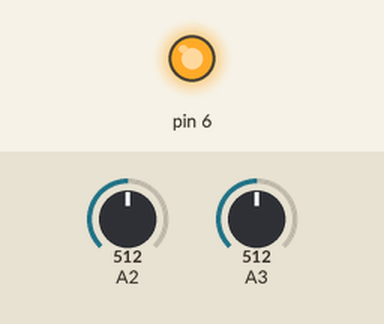
Bench run of a sketch on a simulated Arduino Uno, built with avr-gcc and run on an emulated ATmega328P. Parts: output pins drawn as LEDs (lit = HIGH). The test bench sets the inputs (shaded band); at power-on: A3 = 512, A2 = 512. Pins used as bus, display or sensor lines are not drawn; what the sketch prints to the serial monitor is not drawn.

Above: at 1.8 s.
1.9 s: A3 set to 23
3.5 s: A3 set to 18
At 4.7 s:
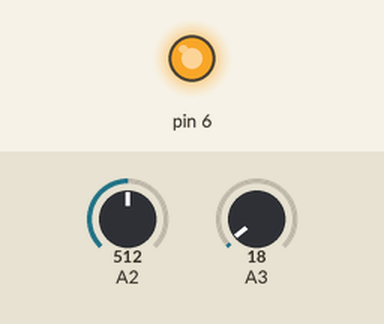
5.0 s: A2 set to 3
6.9 s: A2 set to 0
At 8.0 s:
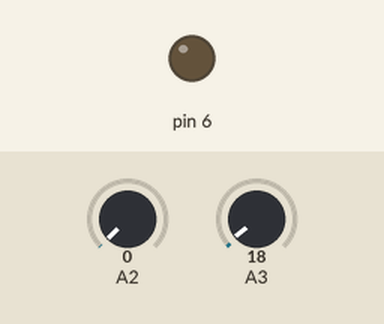
8.4 s: A2 set to 30
At 9.2 s:
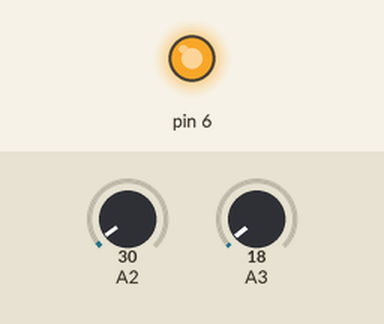
Timing chart, 0 to 11.2 s (numbered marks = the images above; inputs shaded):
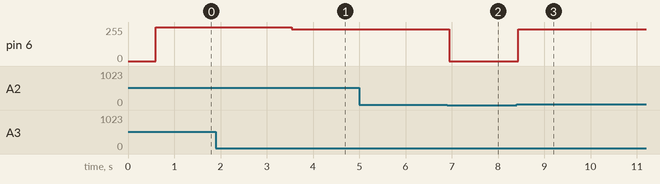

Measured:
- the behaviour switches between 2 and 1 on A2 (found by bisection; images 1 and 2)
- after the input at 1.9 s, every drawn part: stays the same
- after the input at 3.5 s, pin 6: 255/255 → 240/255 at once
- after the input at 5.0 s, every drawn part: stays the same
- after the input at 6.9 s, pin 6: 240/255 → 0/255 at once
- after the input at 8.4 s, pin 6: 0/255 → 240/255 at once

The sketch:

sketch_two_piezos_two__channels.ino
```cpp
// midi codes for message type
int NOTE_ON = 9;
int NOTE_OFF = 8;
int CC_VOLUME = 11;
// CC is the output Midi channel ?
int CC = 1;
int CC2 = 0;

void setup() {
  // LED pins
  pinMode(6, OUTPUT);
  pinMode(7, OUTPUT);

  // init serial port with midi baud rate
  Serial.begin(31250);

  sendMidi (NOTE_ON, 1, 40, 40);
  delay(300);
  sendMidi (NOTE_OFF, 1, 40, 40);

  sendMidi (NOTE_ON, 0, 40, 40);
  delay(300);
  sendMidi (NOTE_OFF, 0, 40, 40);
}


void sendMidi (int type, int ch, int v0, int v1) {
  // build midi header from type and channel
  Serial.write ((type<<4)+ch);
  // Pitch (NOTE_ON) oder controler channel (CC)
  Serial.write (v0);
  // Velocity (NOTE_ON) oder  Wert (CC)
  Serial.write (v1);
}


void sendMidi2 (int type, int ch, int v0, int v1) {
  // build midi header from type and channel
  Serial.write ((type<<4)+ch);
  // Pitch (NOTE_ON) oder controler channel (CC)
  Serial.write (v0);
  // Velocity (NOTE_ON) oder  Wert (CC)
  Serial.write (v1);
}

int s = 0;
int values[8] = {50, 62, 50, 63, 50, 62, 53, 65};

int noteOn = 0;
int tmp = 0;
int cnt = 0;
int thresh = 20;
int lastValue = 0;
int currentNote = 0;

int noteOn2 = 0;
int tmp2 = 0;
int cnt2 = 0;
int thresh2 = 1;
int lastValue2 = 0;
int currentNote2 = 0;


void loop() {


  int value = analogRead(A3);
  int velocity = value;
  int value2 = analogRead(A2);
  int velocity2 = value2;

  if (lastValue != value)
    digitalWrite (7, HIGH);
  else
    digitalWrite (7, LOW);
  lastValue = value;

  if (value > thresh)
    digitalWrite (6, HIGH);
  else
    digitalWrite (6, LOW);


  if (value>thresh && noteOn==0){

    currentNote = values[cnt]-20;
    sendMidi (NOTE_ON, 1, currentNote, velocity);
    tmp = value+5;
    noteOn=1;
    digitalWrite (7, HIGH);
    cnt = (cnt+1)%8;
  }

  if (tmp<=0 && noteOn==1) {
    delay(0.5);
    sendMidi (NOTE_OFF, 1, currentNote, 40);
    sendMidi (CC, 1, CC_VOLUME, velocity);
    tmp=0;
    noteOn = 0;
    digitalWrite (7, LOW);}

    delay(0.3);

// now comes the same for input Channel 2 to MidiChannel 2
// question is about the digital outputs ... needed for what?


 if (lastValue2 != value2)
      digitalWrite (7, HIGH);
    else
    digitalWrite (7, LOW);
  lastValue2 = value2;

  if (value2 > thresh2)
    digitalWrite (6, HIGH);
  else
    digitalWrite (6, LOW);


  if (value2>thresh2 && noteOn2==0){

    currentNote2 = values[cnt2]-20;
    sendMidi2 (NOTE_ON, 0, currentNote2, velocity2);
    tmp2 = value2+5;
    noteOn2=1;
    digitalWrite (7, HIGH);
    cnt2 = (cnt2+1)%8;

  }

  if (tmp2<=0 && noteOn2==1) {
    delay(0.4);
    sendMidi2 (NOTE_OFF, 0, currentNote2, 40);
    sendMidi2 (CC2, 0, CC_VOLUME, velocity2);

    tmp2=0;
    noteOn2 = 0;
    digitalWrite (7, LOW);
  }

  delay(0.3);
  tmp -= 1;
  tmp2 -=1;
}
```
